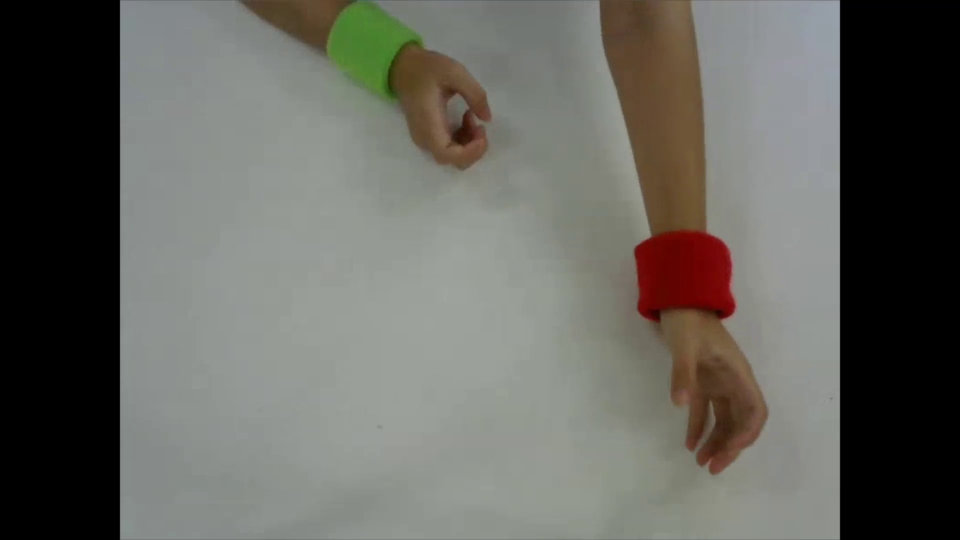
#> input picture frame 66 of resources/videos/Test_Working.mp4, 1920 x 1080 px, given in place of Full_Working1.mp4, which was not available (shown at 1/2 size); the run also reads 1 picture not shown here
$ python cv2_simple_color_detection.py
#> lines starting #> are read from the running program, lines starting #| are printed output that depends on the picture
# Add new tracking method
import cv2
import numpy as np
import math

# Configuration
file_name = '../resources/videos/Full_Working1.mp4'
black_img = cv2.imread('../resources/images/transparent.png')
detect_area = 1000
lower_value = 0.7
upper_value = 1.3
imageFrame = None
hsvFrame = None

# For left hand
hsv_lower_left = [-1, -1, -1, -1]
hsv_upper_left = [-1, -1, -1, -1]
center_bound_left = [-1, -1, -1, -1]
is_first_detect_left = 0
prev_left = -1
curr_left = -1
prev_status_left = -1
curr_status_left = -1
is_out_left = False

# For right hand
hsv_lower_right = [-1, -1, -1, -1]
hsv_upper_right = [-1, -1, -1, -1]
center_bound_right = [-1, -1, -1, -1]
is_first_detect_right = 0
prev_right = -1
curr_right = -1
prev_status_right = -1
curr_status_right = -1
is_out_right = False


def set_max_value(input_val):
    if (input_val > 255):
        input_val = 255
    return input_val


def adjust_lower_hsv(input_list):
    temp_list = []
    for i in input_list:
        temp_list.append(int(i * lower_value))
    return temp_list


def adjust_upper_hsv(input_list):
    temp_list = []
    for i in input_list:
        temp_list.append(int(set_max_value(i * upper_value)))
    return temp_list


def mouse_click(event, x, y, flags, param):
    global hsv_lower_left, hsv_upper_left, hsv_lower_right, hsv_upper_right

    # Left Click to get HSV color value from image
    if event == cv2.EVENT_LBUTTONDOWN:
        hsv_lower_left = adjust_lower_hsv(hsvFrame[y, x])
        hsv_upper_left = adjust_upper_hsv(hsvFrame[y, x])

    if event == cv2.EVENT_RBUTTONDOWN:
        hsv_lower_right = adjust_lower_hsv(hsvFrame[y, x])
        hsv_upper_right = adjust_upper_hsv(hsvFrame[y, x])


if __name__ == "__main__":

    # Capturing video through webcam
    webcam = cv2.VideoCapture(file_name)
    # webcam = cv2.VideoCapture(0)
    while True:
        # Receive stream image from camera
        _, imageFrame = webcam.read()
#> imageFrame is the input picture: shape (1080, 1920, 3); mean B, G, R 94.7, 100.9, 101
        imageFrame = cv2.resize(imageFrame, (640, 480))
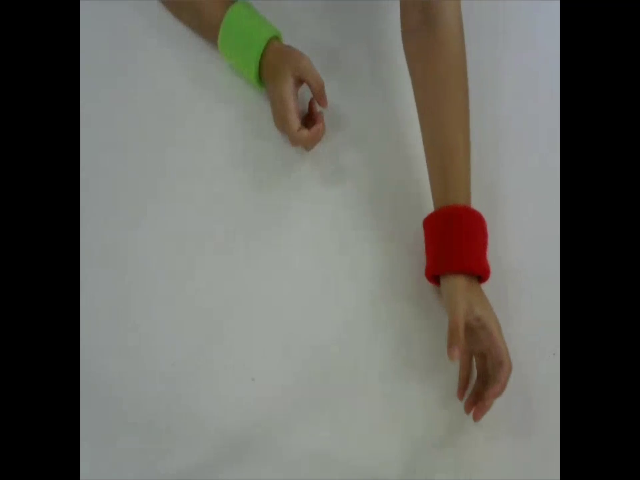
#> imageFrame: shape (480, 640, 3); mean B, G, R 94.8, 100.9, 101
        # imageFrame = cv2.flip(imageFrame, 1)

        # Change color space from RGB to HSV
        hsvFrame = cv2.cvtColor(imageFrame, cv2.COLOR_BGR2HSV)
#> hsvFrame: shape (480, 640, 3); mean H, S, V 39.9, 23.6, 104.4

        color_lower1 = np.array([hsv_lower_left[0], hsv_lower_left[1], hsv_lower_left[2]], np.uint8)
        color_upper1 = np.array([hsv_upper_left[0], hsv_upper_left[1], hsv_upper_left[2]], np.uint8)
        color_mask1 = cv2.inRange(hsvFrame, color_lower1, color_upper1)
#> color_mask1: shape (480, 640); every value is 0

        color_lower2 = np.array([hsv_lower_right[0], hsv_lower_right[1], hsv_lower_right[2]], np.uint8)
        color_upper2 = np.array([hsv_upper_right[0], hsv_upper_right[1], hsv_upper_right[2]], np.uint8)
        color_mask2 = cv2.inRange(hsvFrame, color_lower2, color_upper2)

        kernal = np.ones((5, 5), "int8")
        color_mask1 = cv2.dilate(color_mask1, kernal)
        resultColor1 = cv2.bitwise_and(hsvFrame, hsvFrame,
                                       mask=color_mask1)
        contours, hierarchy = cv2.findContours(color_mask1,
                                               cv2.RETR_TREE,
                                               cv2.CHAIN_APPROX_SIMPLE)
#> contours = []
        for pic, contour in enumerate(contours):
            area = cv2.contourArea(contour)
            if (area > detect_area):
                x, y, w, h = cv2.boundingRect(contour)
                center = int((2 * x + w) / 2), int((2 * y + h) / 2)

                imageFrame = cv2.circle(imageFrame, center, 2, (0, 0, 255), 2)
                imageFrame = cv2.rectangle(imageFrame, (x, y),
                                           (x + w, y + h),
                                           (0, 0, 255), 2)
                cv2.putText(imageFrame, str(center), center,
                            cv2.FONT_HERSHEY_SIMPLEX, 0.6,
                            (0, 0, 255))
#> this loop made 0 passes

        color_mask2 = cv2.dilate(color_mask2, kernal)
        resultColor2 = cv2.bitwise_and(hsvFrame, hsvFrame,
                                       mask=color_mask2)
        contours, hierarchy = cv2.findContours(color_mask2,
                                               cv2.RETR_TREE,
                                               cv2.CHAIN_APPROX_SIMPLE)

        for pic, contour in enumerate(contours):
            area = cv2.contourArea(contour)
            if (area > detect_area):
                x, y, w, h = cv2.boundingRect(contour)
                center = int((2 * x + w) / 2), int((2 * y + h) / 2)

                imageFrame = cv2.circle(imageFrame, center, 2, (0, 255, 255), 2)
                imageFrame = cv2.rectangle(imageFrame, (x, y),
                                           (x + w, y + h),
                                           (0, 255, 255), 2)
                cv2.putText(imageFrame, str(center), center,
                            cv2.FONT_HERSHEY_SIMPLEX, 0.6,
                            (0, 255, 255))

        final_image = cv2.addWeighted(imageFrame, 1.0, black_img, 1.0, 0)
        cv2.imshow("Multiple color Detection", final_image)
        cv2.setMouseCallback("Multiple color Detection", mouse_click)

        if cv2.waitKey(20) & 0xFF == ord('q'):
#> (key q is pressed here)
            break

    webcam.release()
    cv2.destroyAllWindows()

$ run again, starting later in the video
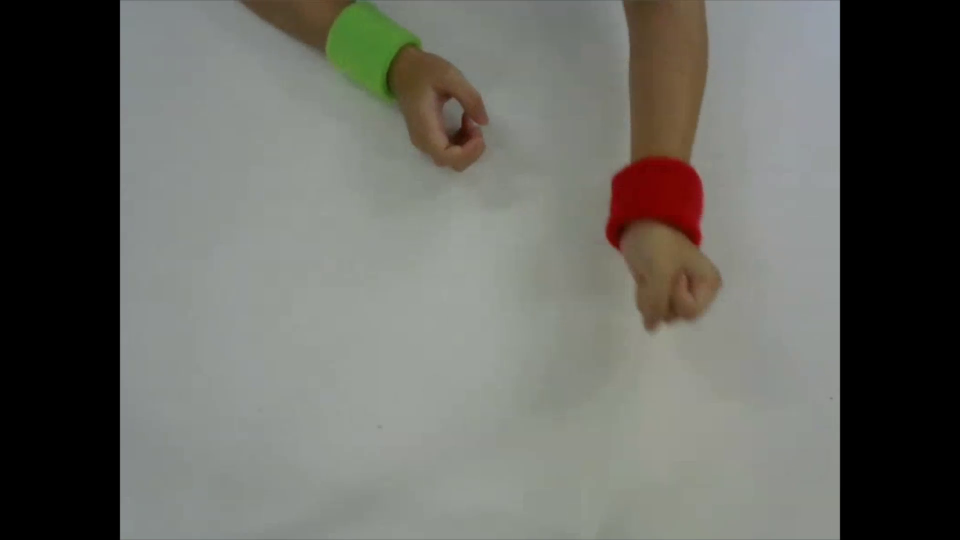
#> input picture frame 299 of resources/videos/Test_Working.mp4, 1920 x 1080 px, given in place of Full_Working1.mp4, which was not available (shown at 1/2 size)
#> imageFrame is the input picture: shape (1080, 1920, 3); mean B, G, R 97.7, 103.6, 102.9
#> `imageFrame = cv2.resize(imageFrame, (640, 480))`:
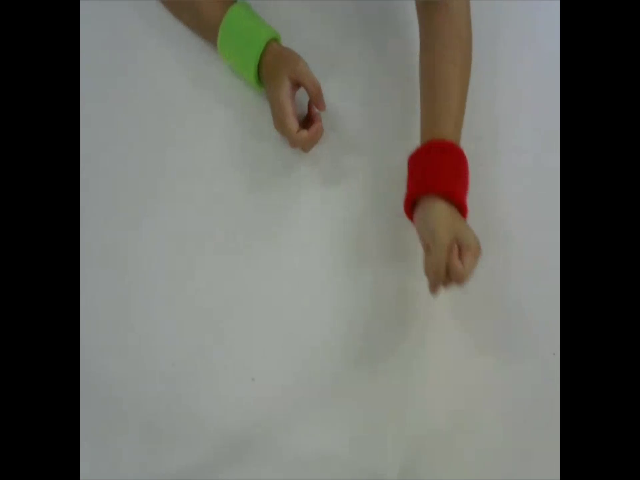
#> imageFrame: shape (480, 640, 3); mean B, G, R 97.7, 103.6, 102.9
#> hsvFrame: shape (480, 640, 3); mean H, S, V 40.5, 20, 106.3
#> color_mask1: shape (480, 640); every value is 0
#> contours = []

$ run again, starting later in the video
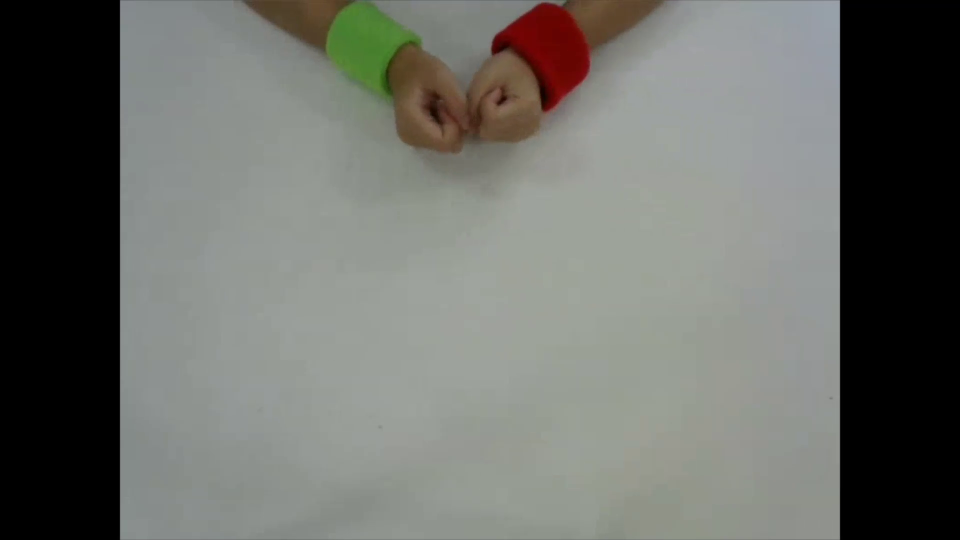
#> input picture frame 532 of resources/videos/Test_Working.mp4, 1920 x 1080 px, given in place of Full_Working1.mp4, which was not available (shown at 1/2 size)
#> imageFrame is the input picture: shape (1080, 1920, 3); mean B, G, R 104, 109.1, 107.3
#> `imageFrame = cv2.resize(imageFrame, (640, 480))`:
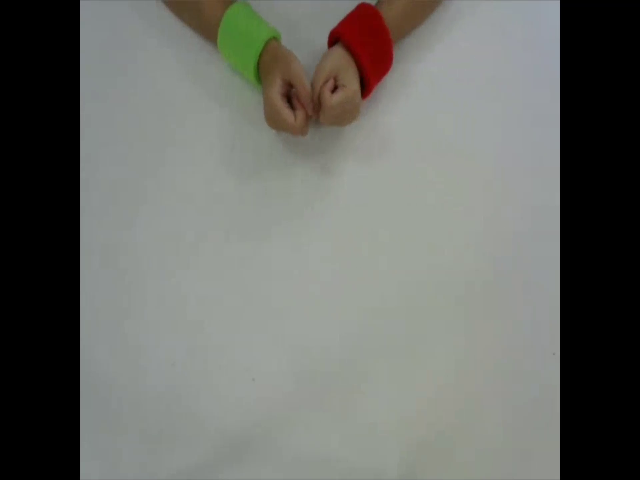
#> imageFrame: shape (480, 640, 3); mean B, G, R 104, 109.1, 107.3
#> hsvFrame: shape (480, 640, 3); mean H, S, V 43.4, 16.8, 111.1
#> color_mask1: shape (480, 640); every value is 0
#> contours = []
